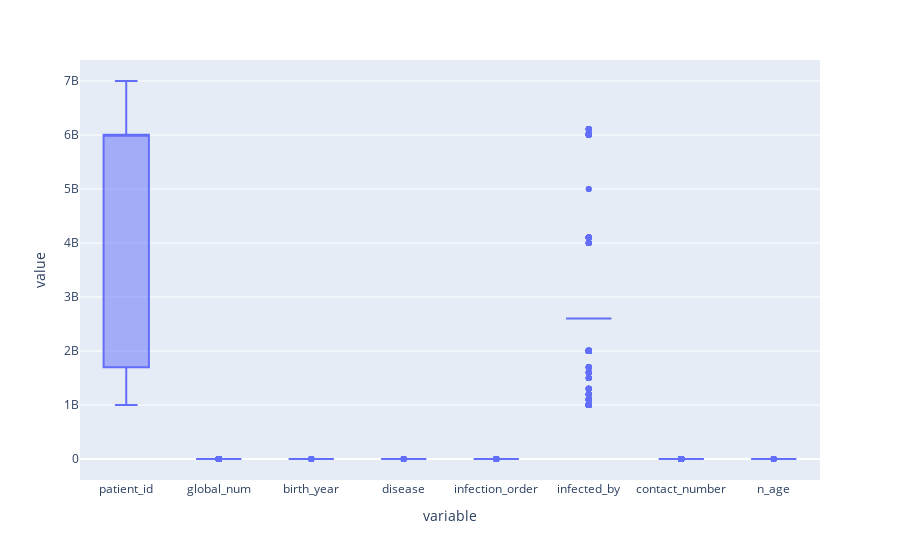

The notebook cell saved with this chart:
### Markdown cell above
**<font color='teal'> Plot the boxplots to check for outliers. </font>**

### Code cell
num_cols = [x for x in df.columns if (df[x].dtype=='float64' or df[x].dtype=='int64')]
fig = px.box(data_frame=df,y=num_cols)
fig.show()

### Figure 1 — Plotly figure (JSON) as saved in the notebook; plotly's stock layout.template omitted (floating-point values rounded to 4 significant figures; data arrays with more than 128 entries replaced by an {"elided": "..."} marker saying what was removed)
{"data": [{"alignmentgroup": "True", "hovertemplate": "variable=%{x}<br>value=%{y}<extra></extra>", "legendgroup": "", "marker": {"color": "#636efa"}, "name": "", "notched": false, "offsetgroup": "", "orientation": "v", "showlegend": false, "type": "box", "x": {"elided": "17744 str values"}, "x0": " ", "xaxis": "x", "y": {"elided": "17744 float values"}, "y0": " ", "yaxis": "y"}], "layout": {"boxmode": "group", "legend": {"tracegroupgap": 0}, "margin": {"t": 60}, "xaxis": {"anchor": "y", "domain": [0, 1], "title": {"text": "variable"}}, "yaxis": {"anchor": "x", "domain": [0, 1], "title": {"text": "value"}}}}
